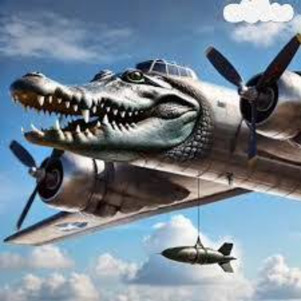
#> input picture myEnv/aiImage.jpg, 301 x 301 px; its folder holds only this picture in this run
$ python -i testMetrics.py   (imports and definitions only)
#> lines starting #> are read from the running program, lines starting #| are printed output that depends on the picture; long printed decimals are rounded
import numpy as np
import scipy.ndimage
from skimage.feature import peak_local_max
from scipy.spatial.distance import pdist
import matplotlib.pyplot as plt
from tqdm import tqdm
def compute_fft(img):
    fft = np.fft.fft2(img)
    fft_shift = np.fft.fftshift(fft)
    magnitude_spectrum = np.abs(fft_shift)
    log_magnitude = np.log1p(magnitude_spectrum)  # log scale
    return log_magnitude

def fft_line_energy(log_mag):
    h, w = log_mag.shape
    vertical_energy = np.sum(log_mag[:, w // 2])
    horizontal_energy = np.sum(log_mag[h // 2, :])
    total_energy = np.sum(log_mag)
    return (
        vertical_energy / total_energy,
        horizontal_energy / total_energy,
    )

def fft_radial_energy_ratio(log_mag):
    h, w = log_mag.shape
    y, x = np.ogrid[:h, :w]
    center = (h // 2, w // 2)
    radius = np.sqrt((x - center[1])**2 + (y - center[0])**2)
    max_r = radius.max()

    low_band = log_mag[radius < max_r * 0.2]
    high_band = log_mag[radius > max_r * 0.6]

    return (np.sum(high_band) / (np.sum(low_band) + 1e-8))


def fft_entropy(log_mag, bins=128):
    hist, _ = np.histogram(log_mag.flatten(), bins=bins, density=True)
    hist += 1e-8
    entropy = -np.sum(hist * np.log(hist))
    return entropy

def fft_peak_features(log_mag, threshold_ratio=0.6):
    norm_fft = (log_mag - log_mag.min()) / (log_mag.max() - log_mag.min())
    peaks = peak_local_max(norm_fft, min_distance=10, threshold_abs=threshold_ratio)
    peak_count = len(peaks)

    if peak_count > 1:
        dists = pdist(peaks)
        regularity = np.std(dists)
    else:
        regularity = 0.0

    return (
        peak_count,
        regularity
    )

def fft_angular_variance(log_mag, n_bins=36):
    h, w = log_mag.shape
    center = (h // 2, w // 2)
    y, x = np.indices(log_mag.shape)
    angles = np.arctan2(y - center[0], x - center[1])
    angles = (angles + np.pi) * (180 / np.pi)

    bins = np.linspace(0, 360, n_bins + 1)
    angular_energy = np.zeros(n_bins)

    for i in range(n_bins):
        mask = (angles >= bins[i]) & (angles < bins[i+1])
        angular_energy[i] = np.sum(log_mag[mask])

    return np.log(np.var(angular_energy))

def calculateMetrics(imagePath):
#> called with imagePath = 'aiImage.jpg'
    image = plt.imread(imagePath)
#> image is the input picture: shape (301, 301, 3); mean R, G, B 117.4, 132.4, 146.3
    image = image[:, :, :3].mean(axis=2)  # Convert to grayscale
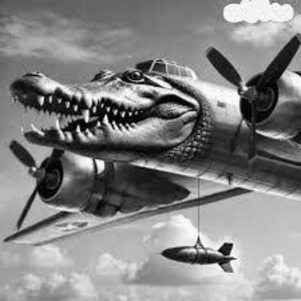
#> image: shape (301, 301) float64; min 0, max 255, mean 132.1
    fftImage=compute_fft(image)
#> in compute_fft, `magnitude_spectrum = np.abs(fft_shift)`:
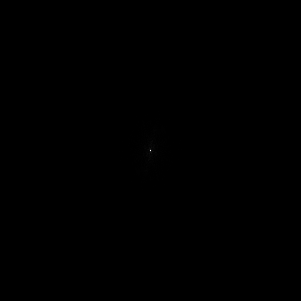
#> magnitude_spectrum: shape (301, 301) float64; min 0.884, max 11964041.7, mean 4603.2; drawn with min black and max white
#> in compute_fft, `log_magnitude = np.log1p(magnitude_spectrum)`:
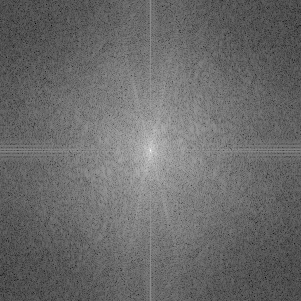
#> log_magnitude: shape (301, 301) float64; min 0.633, max 16.3, mean 7.19; drawn with min black and max white

    print(fft_line_energy(fftImage))
#> in fft_line_energy, `vertical_energy = np.sum(log_mag[:, w // 2])`: vertical_energy = 2976.9
#> in fft_line_energy, `horizontal_energy = np.sum(log_mag[h // 2, :])`: horizontal_energy = 2536.9
#> in fft_line_energy, `total_energy = np.sum(log_mag)`: total_energy = 651036
#| (0.004573, 0.003897)
    print(fft_radial_energy_ratio(fftImage))
#> in fft_radial_energy_ratio, `low_band = log_mag[radius < max_r * 0.2]`: low_band = 5637 values, max 16.3 at index 2818, min 6.47 at index 3027, mean 10.04
#| 4.286
    print(fft_angular_variance(fftImage))
#> after the loop in fft_angular_variance, `for i in range(n_bins):`: angular_energy = 36 values, max 23808 at index 13, min 14752.2 at index 0, mean 18049.3
#| 15.789
    print(fft_peak_features(fftImage))
#> in fft_peak_features, `peaks = peak_local_max(norm_fft, min_distance=10, threshold_abs=thresh..`: peaks = [[150, 150], [128, 197], [172, 103], [149, 203], [151, 97]]
#> in fft_peak_features, `peak_count = len(peaks)`: peak_count = 5
#> in fft_peak_features, `dists = pdist(peaks)`: dists = [51.89, 51.89, 53.01, 53.01, 103.8, 21.84, 102.6, 102.6, 21.84, 106]
#> in fft_peak_features, `regularity = np.std(dists)`: regularity = 32.15
#| (5, 32.154)
    print(fft_entropy(fftImage))
#> in fft_entropy, `hist, _ = np.histogram(log_mag.flatten(), bins=bins, density=True)`: hist = 128 values, max 0.293 at index 47, min 0 at index 1, mean 0.0638
#> in fft_entropy, `hist += 1e-8`: hist = 128 values, max 0.293 at index 47, min 1e-08 at index 1, mean 0.0638
#> in fft_entropy, `entropy = -np.sum(hist * np.log(hist))`: entropy = 14.27
#| 14.273

#First val is real, second val is fake
#This will be the average
vertLineAvg=[0,0]
horzLineAvg=[0,0]
radialAvg=[0,0]
entropy=[0,0]
peakCount=[0,0]
peakRegularity=[0,0]
angularAvg=[0,0]

import os
realImagePath=r"C:\Users\Tristan\Downloads\spurhacks\myEnv\AI-Generated-vs-Real-Images-Datasets\RealArt\RealArt"
fakeImagePath=r"C:\Users\Tristan\Downloads\spurhacks\myEnv\AI-Generated-vs-Real-Images-Datasets\AiArtData"

length=0
# [36 lines not run here, left out]

length=0
# [35 lines not run here, left out]

# calculateMetrics("Earth.png")
# print("")
# calculateMetrics("testPeople.jpg")


>>> result = calculateMetrics('aiImage.jpg')

$ run again, on myEnv/WIN_20250621_00_25_03_Pro.jpg
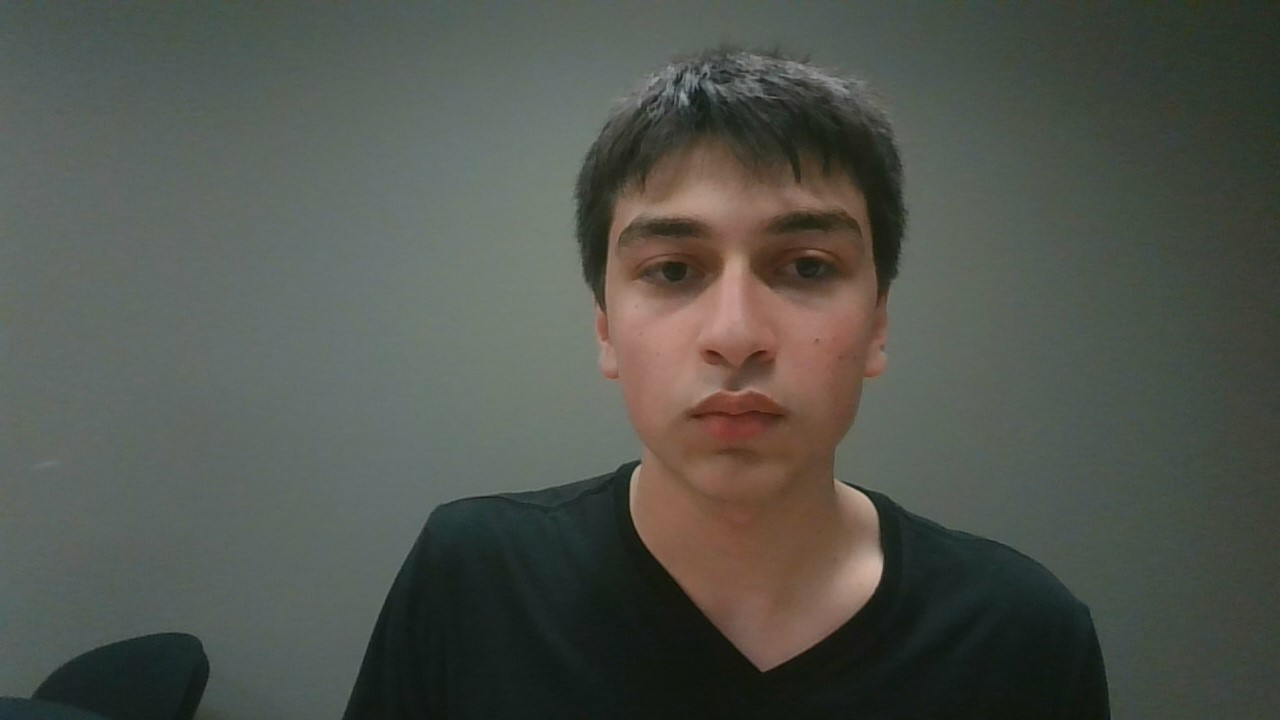
#> input picture myEnv/WIN_20250621_00_25_03_Pro.jpg, 1280 x 720 px
#> in calculateMetrics, image is the input picture: shape (720, 1280, 3); mean R, G, B 81.2, 84.6, 77.2
#> in calculateMetrics, `image = image[:, :, :3].mean(axis=2)`:
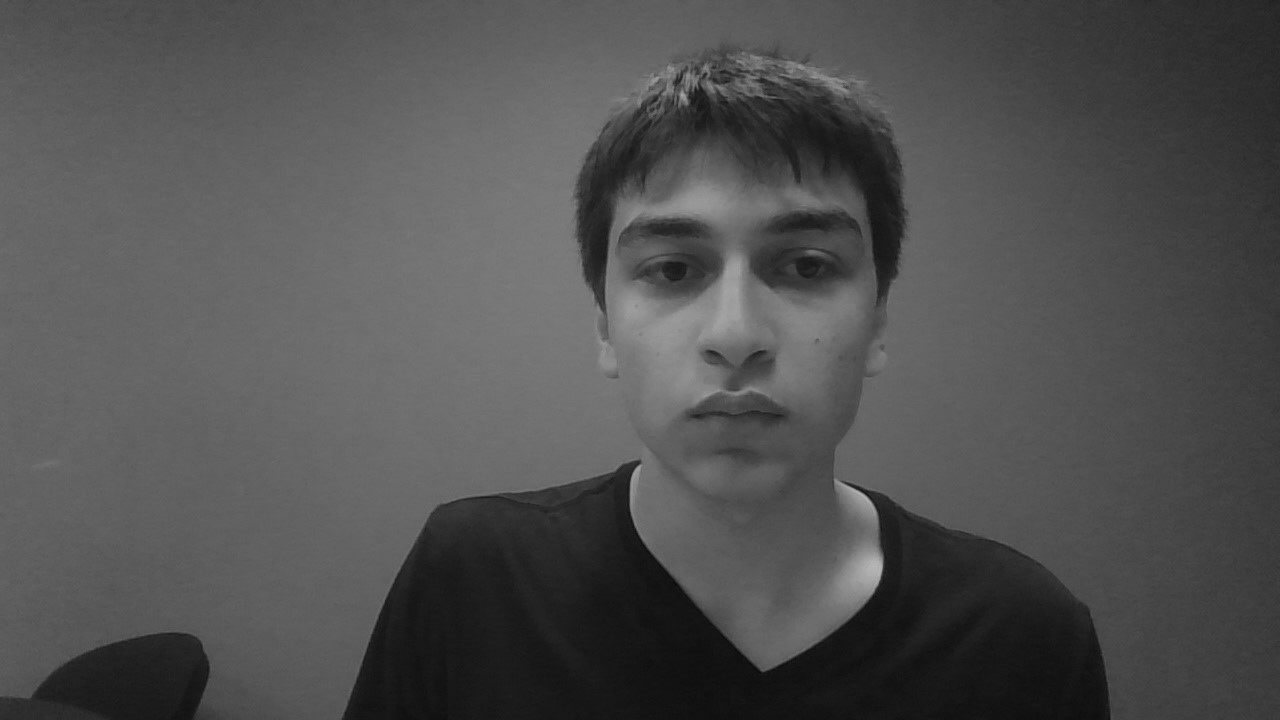
#> image: shape (720, 1280) float64; min 10.33, max 184.3, mean 81
#> in compute_fft, `log_magnitude = np.log1p(magnitude_spectrum)`:
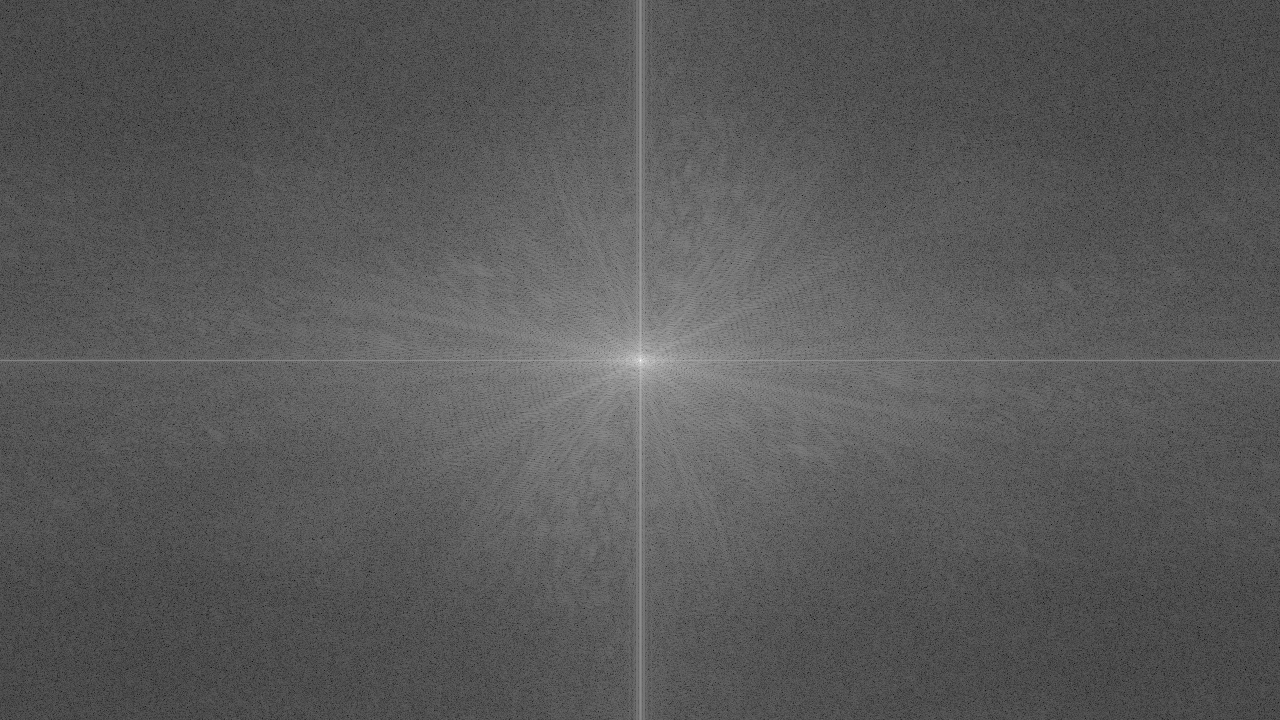
#> log_magnitude: shape (720, 1280) float64; min 0.585, max 18.13, mean 6.73; drawn with min black and max white
#> vertical_energy = 7826.8
#> horizontal_energy = 13194.3
#> total_energy = 6201520.2
#| (0.001262, 0.002128)
#| 3.602
#> after the loop in fft_angular_variance, `for i in range(n_bins):`: angular_energy = 36 values, max 277401.1 at index 33, min 84212.9 at index 26, mean 172081.3
#| 22.492
#> peaks = [[360, 640], [255, 640], [465, 640], [360, 518], [360, 762]]
#> peak_count = 5
#> dists = [105, 105, 122, 122, 210, 161, 161, 161, 161, 244]
#> regularity = 42.74
#| (5, 42.739)
#> in fft_entropy, `hist, _ = np.histogram(log_mag.flatten(), bins=bins, density=True)`: hist = 128 values, max 0.427 at index 42, min 0 at index 1, mean 0.057
#> in fft_entropy, `hist += 1e-8`: hist = 128 values, max 0.427 at index 42, min 1e-08 at index 1, mean 0.057
#> entropy = 11.26
#| 11.259
